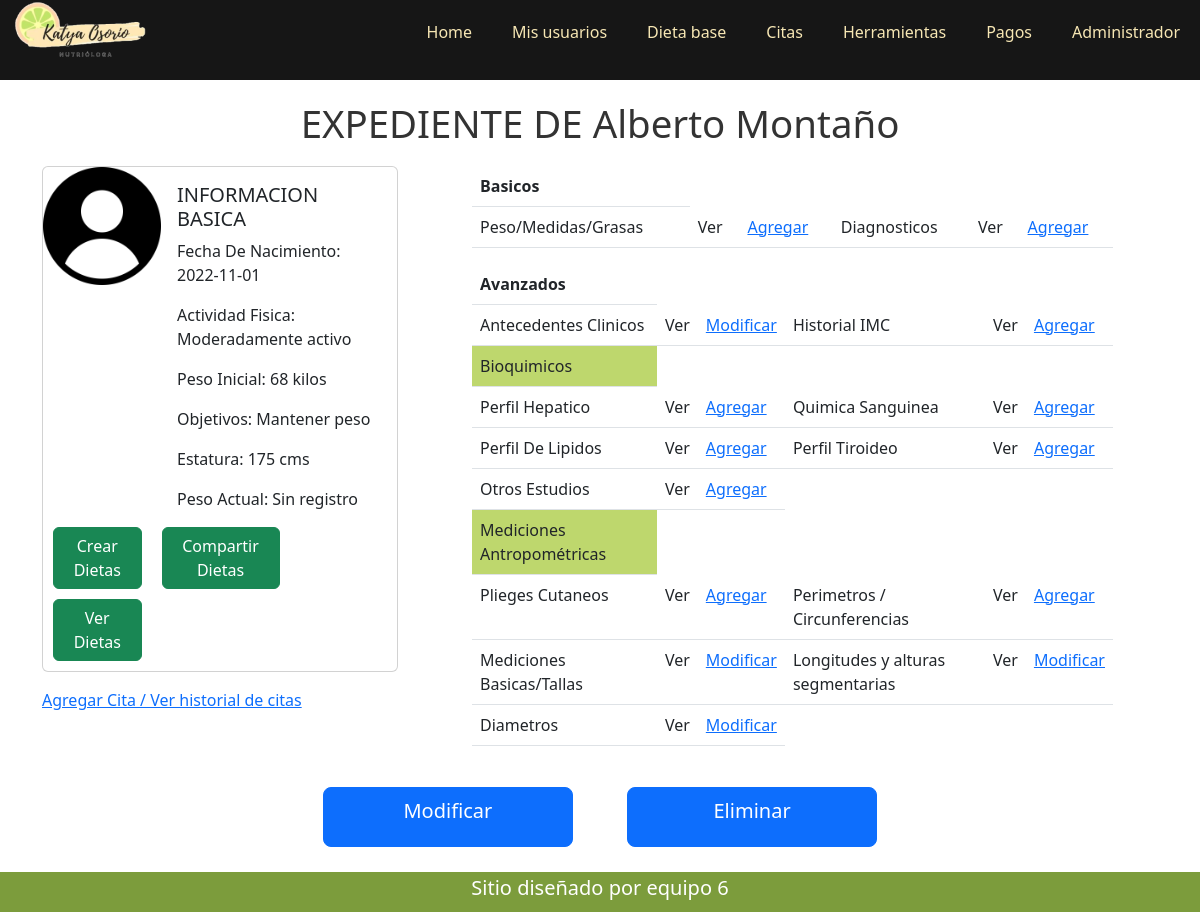
/admin/Expediente.php?id=1, run on the app's committed database.
### tables this page shows
CREATE TABLE `datosbasicos` (
  `id` int(11) NOT NULL,
  `idUsuario` int(11) NOT NULL,
  `genero` varchar(50) NOT NULL,
  `actividadFisica` varchar(150) NOT NULL,
  `estatura` int(11) NOT NULL,
  `objetivos` varchar(150) NOT NULL,
  `pesoI` int(11) NOT NULL,
  `nacimiento` date NOT NULL
);

CREATE TABLE `usuarios` (
  `idUsuario` int(11) NOT NULL,
  `username` varchar(100) NOT NULL,
  `password` varchar(50) NOT NULL,
  `nombres` varchar(150) NOT NULL,
  `apellidoP` varchar(150) NOT NULL,
  `apellidoM` varchar(150) NOT NULL,
  `telefono` varchar(10) NOT NULL,
  `rol_id` int(11) NOT NULL
);

### admin/DB/conexion.php (called while the page is built, shortened)
<?php
    class Conexion{
        private $servidor="localhost";
        private $usuario="root";
        private $contrasenia="";
        private $conexion;
        public function __construct()
        {
            try {
                $this->conexion=new PDO("mysql:host=$this->servidor;dbname=bdnutricion",$this->usuario,$this->contrasenia);
                $this->conexion->setAttribute(PDO::ATTR_ERRMODE,PDO::ERRMODE_EXCEPTION);
            } catch (PDOException $e) {
                return "Falla de conexion ".$e;
            }
        }
        public function consultar($sql){
            $sentencia=$this->conexion->prepare($sql);
            $sentencia->execute();
            return $sentencia->fetchAll();
        }
    }
?>

### admin/Expediente.php (the view, shortened to what this page needs)
<?php
    $idUser= $_GET['id'];
    include ("DB/conexion.php");
    $con=new Conexion();
    $resultado= $con->consultar("SELECT u.nombres,u.apellidoP,d.* FROM datosbasicos as d INNER JOIN usuarios as u ON d.idUsuario=u.idUsuario WHERE d.idUsuario=$idUser;");
?>
<!DOCTYPE html>
<html lang="en">
<head>
    <link href="./css/expediente.css" rel="stylesheet" />
    <link href="https://cdn.jsdelivr.net/npm/bootstrap@5.2.2/dist/css/bootstrap.min.css" rel="stylesheet"
>
</head>
<body>
    <?php include("./cabecera.php")?>
    <?php foreach($resultado as $cliente){ ?>
    <h1 class="titulo"> EXPEDIENTE DE <?php echo($cliente['nombres']." ".$cliente['apellidoP']); ?></h1>
    <div class="container">
        <div class="row">
            <div class="col-4" id="informacionBasica">
                <div class="card mb-3" style="max-width: 640px;">
                    <div class="row g-0">
                        <div class="col-md-4">
                            <img src="./assets/images/woman.png" class="img-fluid rounded-start" alt="...">
                        </div>
                        <div class="col-md-8">
                            <div class="card-body">
                                <h5 class="card-title">INFORMACION BASICA</h5>
                                <p class="card-text">Fecha De Nacimiento: <?php echo($cliente['nacimiento']); ?></p>
                                <p class="card-text">Actividad Fisica: <?php echo($cliente['actividadFisica']); ?></p>
                                <p class="card-text">Peso Inicial: <?php echo($cliente['pesoI']); ?> kilos</p>
                                <p class="card-text">Objetivos: <?php echo($cliente['objetivos']); ?></p>
                                <p class="card-text">Estatura: <?php echo($cliente['estatura']); ?> cms</p>
                                <p class="card-text">Peso Actual: Sin registro</p>
                            </div>
    <?php } ?>
                        </div>
                        <a href="./dietaManual.php" class="btn btn-success col-md-3">Crear Dietas</a>
                        <a href="./dietaCompartir.php" class="btn btn-success col-md-4">Compartir Dietas</a>
                        <a href="./dietaHistorial.php" class="btn btn-success col-md-3">Ver Dietas</a>
                    </div>
                </div>
                <a href=".//agendarCitas.php">Agregar Cita / Ver historial de citas</a>
            </div>
            <div class="col-7" id="dataBasicAvan">
                <table class="table">
                    <th>Basicos</th>
                    <tr>
                        <td>Peso/Medidas/Grasas</td>
                        <td>Ver </td>
                        <td><a href="./basicMedidasGrasas.php">Agregar</a></td>
                        <td> Diagnosticos</td>
                        <td>Ver</td>
                        <td><a href="./diagnosticoObservaciones.php">Agregar</a></td>
                    </tr>
                </table>
                <table class="table">
                    <th>Avanzados</th>
                    <tr>
                        <td>Antecedentes Clinicos</td>
                        <td>Ver</td>
                        <td><a href="./antecedentesClinicos.php">Modificar</a></td>
                        <td> Historial IMC</td>
                        <td> Ver</td>
                        <td><a href="./calculadoraIMC.php">Agregar</a></td>
                    </tr>
                    <tr class="avanzadoTipo">
                        <td>Bioquimicos</td>
                    </tr>
                    <tr>
                        <td>Perfil Hepatico</td>
                        <td>Ver </td>
                        <td><a href="./bioPerfilHepatico.php">Agregar</a></td>
                        <td> Quimica Sanguinea</td>
                        <td>Ver</td>
                        <td><a href="./bioQuimicaSanguinea.php">Agregar</a></td>
                    </tr>
                    <tr>
                        <td>Perfil De Lipidos</td>
                        <td>Ver </td>
                        <td><a href="./bioPerfilLipidos.php">Agregar</a></td>
                        <td>Perfil Tiroideo</td>
                        <td> Ver</td>
                        <td><a href="./bioPerfilTiroideo.php">Agregar</a></td>
                    </tr>
                    <tr>
                        <td>Otros Estudios</td>
                        <td>Ver </td>
                        <td><a href="./bioOtrosEstudios.php">Agregar</a></td>
                    </tr>
                    <tr class="avanzadoTipo">
                        <td>Mediciones Antropométricas</td>
                    </tr>
                    <tr>
                        <td>Plieges Cutaneos</td>
                        <td>Ver</td>
                        <td><a href="./antPlieguesCut.php">Agregar</a></td>
                        <td>Perimetros / Circunferencias</td>
                        <td>Ver</td>
                        <td><a href="./antPerimetros.php">Agregar</a></td>
                    </tr>
                    <tr>
                        <td>Mediciones Basicas/Tallas</td>
                        <td>Ver</td>
                        <td><a href="./antMedBasicas.php">Modificar</a></td>
                        <td>Longitudes y alturas segmentarias</td>
                        <td>Ver</td>
                        <td><a href="./antLongitudes.php">Modificar</a></td>
                    </tr>
                    <tr>
                        <td>Diametros</td>
                        <td>Ver</td>
                        <td><a href="./antDiametros.php">Modificar</a></td>
                    </tr>
                </table>
            </div>
        </div>
        <div id="btnUpdateDelete">
            <a href="./modificarUsuario.php?id=<?php echo($idUser); ?>" class="btn btn-primary btn-lg btnGuardar">Modificar</a>
            <a href="./eliminarUsuario.php?id=<?php echo($idUser); ?>" class="btn btn-primary btn-lg btnGuardar">Eliminar</a>
        </div>
    </div>
    <footer>
        <h5>Sitio diseñado por equipo 6</h5>
    </footer>
</body>
</html>

### admin/css/expediente.css (style rules this page uses)
:root { --first-color: #F7E7B4; --first-alpha:#BED76D; --slink-color:#509EE3; --second-color:#161616; --second-alpha-color:#A09A8D; --third-color:#7C9C3C; --third-alpha-color:#887D52; --white-color:#FFFFFF; --black-color:#000000; --gray-color: #CCCCCC; --gray-light-color:#F3F3F3; --gray-dark-color:#666666; --title-color:#333333; --text-color:#222222; --third-color:#7C9C3C; --forth-colorr:#3E3727; --fourth-alpha-color:#846B56; --fifth-color:#B1AFA0; --fifth-alpha-color:#F9F3DF; --verde-oscuro:#006F04; }
* { box-sizing: border-box; padding: 0; margin: 0; }
html { font-family: 'Raleway', sans-serif; }
body { font-size: 1.6rem; color: var(--text-color); font-weight: Bold; }
.titulo { color: var(--title-color); font-size: 2.4rem; text-align: center; margin: 20px; padding-top: 80px; }
#dataBasicAvan { margin-left: 50px; }
.btn-success { margin: 10px; }
.avanzadoTipo { min-width: 450px; background-color: var(--first-alpha); }
#btnUpdateDelete { text-align: center; }
.btnGuardar { width: 250px; height: 60px; border-radius: 8px; color: var(--white-color); margin: 25px; }
footer { width: 100%; height: 40px; bottom: 0; align-items: center; background-color: var(--third-color); color: var(--white-color); display: flex; align-items: center; justify-content: center; }

### data on the page
datosbasicos: idUsuario.nombres "Alberto", idUsuario.apellidoP "Montaño", nacimiento "2022-11-01", actividadFisica "Moderadamente activo", pesoI "68", objetivos "Mantener peso", estatura "175"
